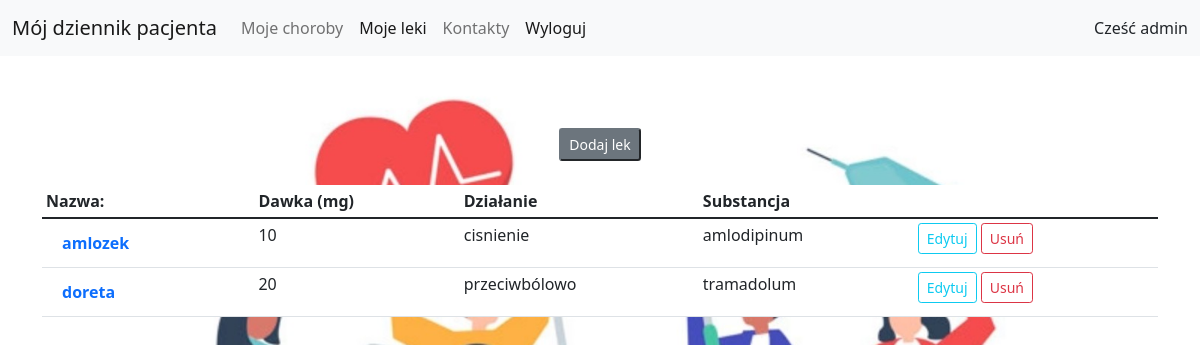
Page /drugs/ (signed in) on the earlier database version.
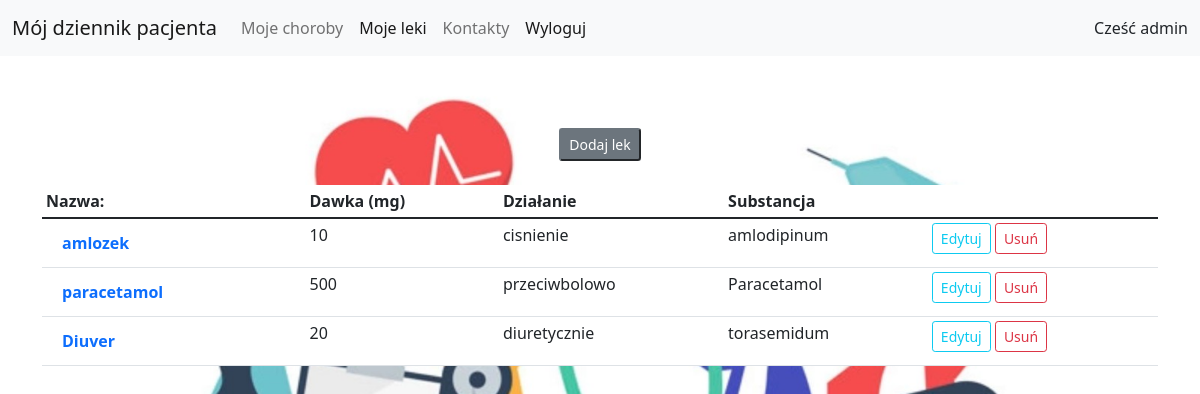
Same page on the later database version.
### accounts/models.py (models this page shows)
class CustomUser(AbstractUser):
    def __str__(self):
        return self.username

### patientdiary/models.py (models this page shows, shortened)
class Drugs(models.Model):
    name = models.CharField(max_length=30)
    leaflet = models.TextField()
    dosage = models.IntegerField()
    action = models.CharField(max_length=128)
    substances = models.ManyToManyField(Substance)

class Substance(models.Model):
    substance_name = models.CharField(max_length=128)
    def __str__(self):
        return self.substance_name

### patientdiary/views.py (the view)
# urls.py: path('drugs/', views.DrugsListView.as_view(), name='drugs_view'),
class DrugsListView(PermissionRequiredMixin, ListView):
    permission_required = 'patientdiary.view_drugs'
    model = Drugs
    template_name = 'drugs_view.html'

### accounts/templates/drugs_view.html (shortened to what this page needs)
{% extends "base.html" %}
{% block content %}
    <div class="container">
<br>
    <br>
    <br>
    <div class="container text-center">
         <a href="{% url 'drug_add_view' %}">
            <button type="button" class="btn-secondary btn-sm disabled" tabindex="-1" role="button" aria-disabled="true">Dodaj lek   </button></a>
    </div>
<br>
 <table class="table table-sm" >
  <thead>
    <tr>
      <th scope="col">Nazwa: </th>
      <th scope="col">Dawka (mg)</th>
      <th scope="col">Działanie</th>
      <th scope="col">Substancja</th>
      <th scope="col"></th>
    </tr>
  </thead>
  <tbody>
  {% for drug in drugs_list %}
    <tr>
      <th scope="row"><a class="nav-link active" href="{% url 'drug_detail_view' drug.pk %}">{{ drug.name}} </a> </th>
      <td>{{ drug.dosage}}</td>
      <td>{{ drug.action}}</td>
      {% for drug in drug.substances.all %}
      <td>{{ drug}} </td>
         {% endfor %}
      <td><a href="{% url 'drug_update_view' drug.pk %}">
            <button type="button" class="btn btn-outline-info btn-sm">Edytuj</button></a>
        <a href="{% url 'drug_delete_view' drug.pk %}">
            <button type="button" class="btn btn-outline-danger btn-sm">Usuń</button></a>
      </td>
    </tr>
  {% endfor %}
  </tbody>
</table>
</div>
{% endblock %}

### accounts/templates/base.html (shortened to what this page needs)
{% load static %}
<!doctype html>
<html lang="en">
  <head>
    <link href="https://cdn.jsdelivr.net/npm/bootstrap@5.1.3/dist/css/bootstrap.min.css" rel="stylesheet">
     <link rel="stylesheet" type="text/css" href="{% static 'accounts/css/coment.css' %}">
  </head>
  <nav class="navbar navbar-expand-lg navbar-light bg-light">
  <div class="container-fluid">
  {% if user.is_authenticated %}
    <a class="navbar-brand" href="{% url 'patient_view' %}">Mój dziennik pacjenta</a>
  {% endif %}
    <div class="collapse navbar-collapse" id="navbarNav">
      <ul class="navbar-nav">
          {% if user.is_authenticated %}
          <li class="nav-item">
          <a class="nav-link " aria-current="page" href="{% url 'diseases_view' %}">Moje choroby</a>
          </li>
        <li class="nav-item">
          <a class="nav-link active" href="{% url 'drugs_view' %}">Moje leki</a>
        </li>
        <li class="nav-item">
          <a class="nav-link " aria-current="page" href="{% url 'contacts' %}">Kontakty</a>
        </li>
        <li class="nav-item">
          <a class="nav-link active" href="{% url 'logout' %}">Wyloguj</a>
        </li>
        {% else %}
        <li class="nav-item">
            <a class="nav-link " href="{% url 'login' %}">Zaloguj</a>
        </li>
        <li class="nav-item">
          <a class="nav-link active" href="{% url 'signup' %}">Zarejestruj się</a>
          {% endif %}
      </ul>
    </div>
   {% if user.is_authenticated %}
      <div> Cześć {{ user }} {{ datetime }} </div>
  {% endif %}
  </div>
</nav>
  <body id="bg" style="background-image: url('{% static "accounts/images/mainpage.jpg" %}');">
       {% block content %}
       {% endblock %}
  </body>
</html>

### accounts/static/accounts/css/coment.css (style rules this page uses)
#bg { background-repeat: no-repeat; background-size: 75%; background-position: center; background-attachment: fixed; }

### accounts/templates/drugs_view.html (style rules this page uses)
table { background-color: white; }

Differences in the rows shown:
removed Drugs: name "doreta", dosage "20", action "przeciwbólowo"
no longer on this page (row unchanged): Substance: substance_name "tramadolum", shown under "doreta"
added Drugs: name "paracetamol", dosage "500", action "przeciwbolowo"
added Substance: substance_name "Paracetamol", shown under "paracetamol"
added Drugs: name "Diuver", dosage "20", action "diuretycznie"
added Substance: substance_name "torasemidum", shown under "Diuver"
